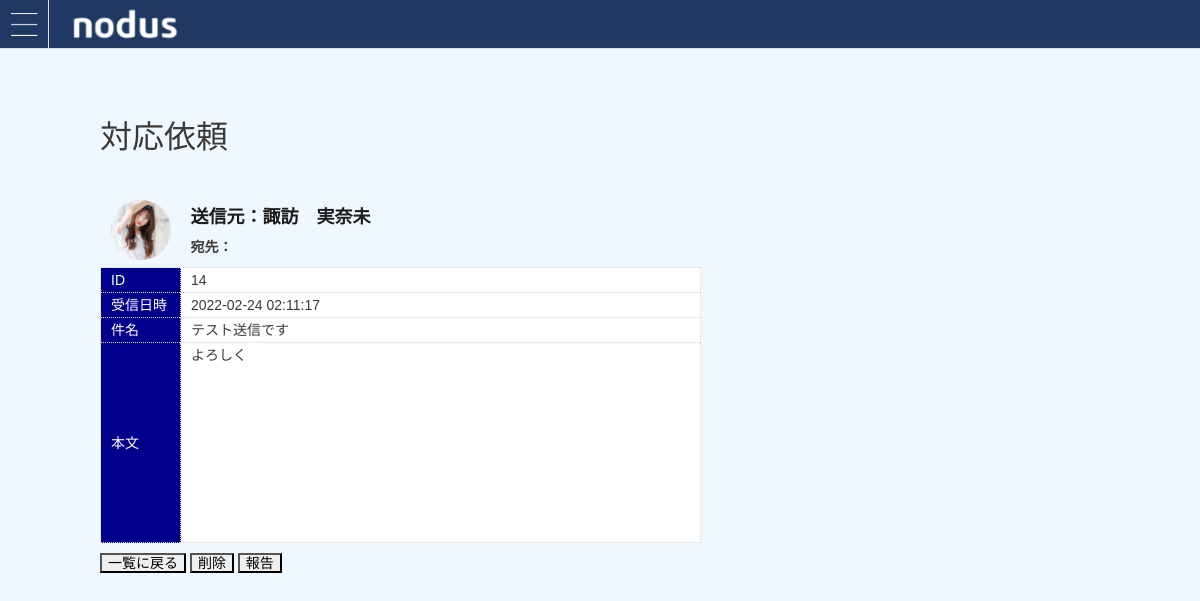
The page /message_detail.php?id=14 on the database its author committed.
### tables this page shows
CREATE TABLE `message` (
  `id` int(11) NOT NULL,
  `title` varchar(128) NOT NULL,
  `text` text NOT NULL,
  `user_id` varchar(255) NOT NULL,
  `destination_user_name` varchar(20) NOT NULL,
  `destination_user_photo` varchar(255) NOT NULL,
  `created_at` datetime NOT NULL,
  `status` int(2) NOT NULL
);

### message_detail.php (the view, shortened to what this page needs)
<?php
$id = $_GET['id'];
$pdo = db_conn();
$stmt = $pdo->prepare('SELECT * FROM message WHERE id=:id;');
$stmt->bindValue(':id', $id, PDO::PARAM_INT);
$status = $stmt->execute();
if ($status == false) {
    sql_error($stmt);
} else {
    $row = $stmt->fetch();
}
?>
<!DOCTYPE html>
<html lang="ja">
<head>
  <link href="https://cdn.jsdelivr.net/npm/bootstrap@5.0.0-beta1/dist/css/bootstrap.min.css" rel="stylesheet">
  <link rel="stylesheet"  href="css/styles.css"/>
</head>
<body>
  <div id="main"  style='background-color:aliceblue'>
    <header id="header">
      <span class="button menu-button-left">
      </span>
      <div><a href="select.php"><img src="img/logo_white.png" alt="ロゴ" style="padding-left: 65px; padding-top: 4px "></a></div>
    </header>
    <main>
    <div class='col-10 mx-auto' style='margin-top:6%';>
    <div><p style='font-size:xx-large'>対応依頼</p><br/><br/><br/></div>
    <table>
        <tr>
            <th><img src='<?php echo $row['destination_user_photo']; ?>' style="padding-top: 0px; width:60px; height:60px "></th> <th colspan="2" style="vertical-align:middle"><label style='font-size:large'>送信元：<?= $row['user_id'] ?></label><br><br>宛先：<?= $_SESSION['name'] ?>  </th>
        </tr>
        <tr>
            <td style="background-color:darkblue; color:white">ID</td><td colspan="2";  style= "background-color:white"><?= $row['id'] ?></td>
        </tr>
        <tr>
            <td style="background-color:darkblue; color:white">受信日時</td><td colspan="2";  style= "background-color:white"><?= $row['created_at'] ?></td>
        </tr>
        <tr>
            <td style="background-color:darkblue; color:white">件名</td> <td colspan="2";  style= "background-color:white"><?= $row['title'] ?></td>
        </tr>
        <tr>
            <td style="background-color:darkblue; color:white; height:200px; vertical-align:middle">本文</td><td colspan="2";  style= "background-color:white; height:200px"><?= $row['text'] ?></td>
        </tr>
    </table>
    <div class="content" style='padding: 10px 0px 0px 0px;'>
        <div class="inner">
            <button><a href='message_index.php' style='text-decoration: none; color:black'>一覧に戻る</a></button>
            <button>削除</button>
            <button>報告</button>
        </div>
    </div>
        </div>
    </main>
</body>
</html>

### css/styles.css (style rules this page uses)
html, body, div, span, object, iframe, h1, h2, h3, h4, h5, h6, p, blockquote, pre, abbr, address, cite, code, del, dfn, em, img, ins, kbd, q, samp, small, strong, sub, sup, var, b, i, dl, dt, dd, ol, ul, li, fieldset, form, label, legend, table, caption, tbody, tfoot, thead, tr, th, td, article, aside, canvas, details, figcaption, figure, footer, header, hgroup, menu, nav, section, summary, time, mark, audio, video { margin: 0; padding: 0; border: 0; outline: 0; font-size: 100%; vertical-align: baseline; background: transparent; }
body { line-height: 1; font-size: 14px; font-family: HiraKakuProN-W3,"ヒラギノ角ゴ ProN W3",Helvetica,sans-serif; color: #3a3a3a; width: 100%; min-width: 320px; -webkit-text-size-adjust: none; background: #fff; }
#header { background:rgb(32,56,100); border-bottom: 1px solid #ddd; height: 49px; position: relative; width: 100%; }
.button { width: 49px; height: 49px; position: absolute; display: block; background-repeat: no-repeat; background-image: url('../img/menu_button_back.png'); background-position: center; }
.menu-button-left { left: 0px; border-right: 1px solid #ddd; }
#main { background: #FFFFFF; }
#main { z-index: 1; }
label { width:500px; font-size: large; color:rgb(29, 28, 28); }
td, th { padding: 5px 10px; }
tbody tr { border-bottom: 1px dotted #D8D5D5; }
tbody td { border: 1px dotted #D8D5D5; border-width: 0px 1px; -webkit-transition: background-color .1s linear; -moz-transition: background-color .1s linear; transition: background-color .1s linear; }
tbody tr:first-child { border-top: none; }

### rows shown on the page
message: destination_user_photo (picture), user "諏訪 実奈未", id "14", created_at "2022-02-24 02:11:17", title "テスト送信です", text "よろしく"
